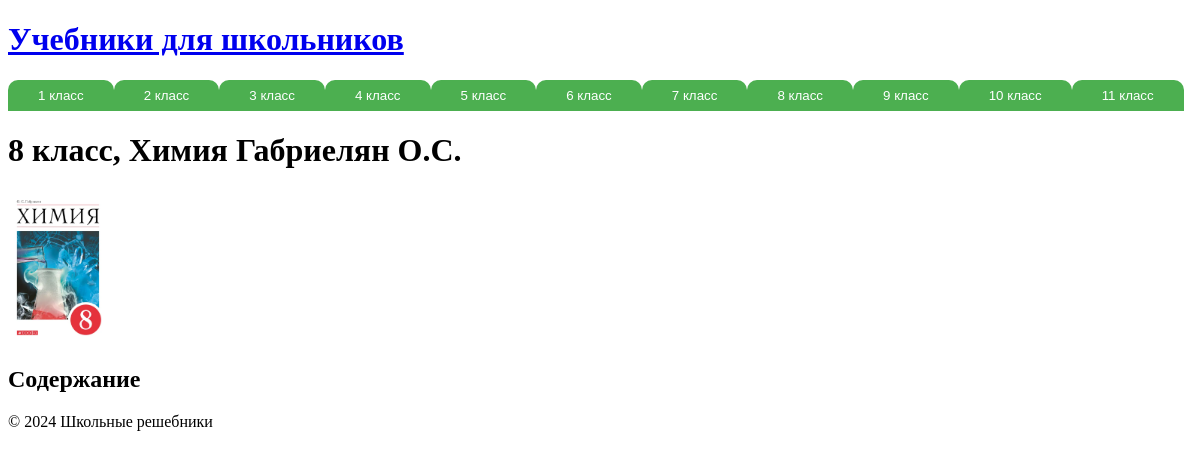
Page /8/himiya/gabrielyan-uchebnik-drofa/ on the committed database.
### textbooks/models.py (models this page shows, shortened)
class GradeLevel(models.Model):
    level = models.IntegerField()

class Textbook(models.Model):
    subject = models.ForeignKey('Subject', on_delete=models.CASCADE, blank=True, null=True)
    grade_level = models.ForeignKey('GradeLevel', on_delete=models.CASCADE, blank=True, null=True)
    cover_image = models.ImageField(upload_to='covers/', blank=True, null=True)
    publisher = models.CharField(max_length=255, blank=True, null=True)
    book_type = models.CharField(max_length=100, blank=True, null=True)
    book_series = models.CharField(max_length=100, blank=True, null=True)
    authors = models.CharField(max_length=255, blank=True, null=True)
    publication_year = models.CharField(max_length=20, blank=True, null=True)
    country = models.CharField(max_length=100, blank=True, null=True)
    edited_by = models.CharField(max_length=255, blank=True, null=True)
    fgos = models.BooleanField(default=False)
    education_level = models.CharField(max_length=100, blank=True, null=True)
    place_of_publication = models.CharField(max_length=100, blank=True, null=True)
    description = models.TextField(blank=True, null=True)
    view_count = models.PositiveIntegerField(default=0)
    short_name = models.SlugField(unique=True)
    cover_color = models.CharField(max_length=50, blank=True, null=True)
    number_of_parts = models.PositiveIntegerField(blank=True, null=True)

class Subject(models.Model):
    name = models.CharField(max_length=100)
    english_name = models.CharField(max_length=100)

### textbooks/views.py (the view)
# urls.py: path('<str:grade>/<str:subject>/<str:short_name>/', views.textbook_detail, name='textbook_detail'),
def textbook_detail(request, grade, subject, short_name):
    textbook = get_object_or_404(Textbook, grade_level__level=grade, subject__english_name=subject,
                                 short_name=short_name)
    solutions = Solution.objects.filter(short_name=textbook.short_name)
    context = {
        'textbook': textbook,
        'solutions': solutions,  # Передаем список решений в контекст
    }
    return render(request, 'textbook_detail.html', context)

### textbooks/context_processors.py (called while the page is built)
def grade_subjects(request):
    grades = GradeLevel.objects.all()
    subjects = Subject.objects.all()
    return {
        'grades': grades,
        'subjects': subjects
    }

### textbooks/templates/textbook_detail.html (shortened to what this page needs)
{% extends 'base.html' %}
{% block content %}
<h1>{{ textbook.grade_level.level }} класс, {{ textbook.subject.name }} {{ textbook.authors }}</h1>
<img src="{{ textbook.cover_image.url }}" alt="{{ textbook.short_name }}" class="cover-image">
<h2>Содержание</h2>
{% endblock %}

### templates/base.html (shortened to what this page needs)
<!DOCTYPE html>
<html lang="ru">
<head>
    {% load static %}
    <link rel="stylesheet" href="{% static 'css/styles.css' %}">
</head>
<body>
    <header>
        <h1><a href="{% url 'home' %}">Учебники для школьников</a></h1>
        <div class="grade-buttons">
            {% for grade in grades %}
                <div class="grade-dropdown">
                    <button class="grade-btn">{{ grade.level }} класс</button>
                </div>
            {% endfor %}
        </div>
    </header>
    <main>
        {% block content %}
        {% endblock %}
    </main>
    <footer>
        <p>&copy; 2024 Школьные решебники</p>
    </footer>
</body>
</html>

### static/css/styles.css (style rules this page uses)
.grade-buttons { display: flex; flex-wrap: wrap; }
.grade-dropdown { position: relative; margin: 0; }
.grade-btn { padding: 8px 30px; background-color: #4CAF50; color: white; border: none; cursor: pointer; border-radius: 10px 10px 0 0; transition: background-color 0.3s; margin: 0; }
.cover-image { width: 100px; height: auto; margin-right: 15px; border-radius: 5px; }

### rows in the picture
GradeLevel: level "1"
GradeLevel: level "2"
GradeLevel: level "3"
GradeLevel: level "4"
GradeLevel: level "5"
GradeLevel: level "6"
GradeLevel: level "7"
GradeLevel: level "8"
GradeLevel: level "9"
GradeLevel: level "10"
GradeLevel: level "11"
Textbook: grade_level.level "8", subject.name "Химия", authors "Габриелян О.С.", cover_image (picture)
